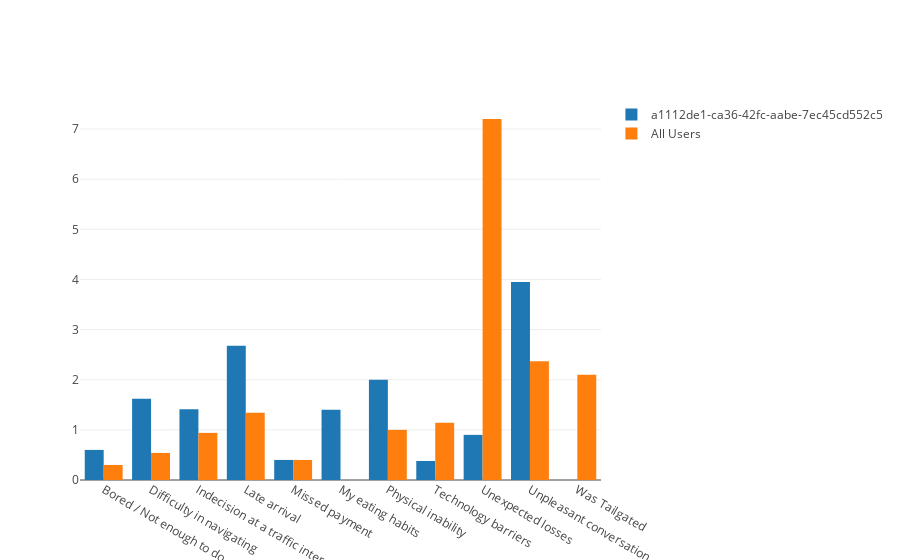

Notebook code cell kept with this figure:
### Markdown cell above
## Compare stress data among user(s)

### Code cell
stress_stream.plot_stress_comparison(x_axis_column="stresser_sub",usr_id="a1112de1-ca36-42fc-aabe-7ec45cd552c5")

### Figure 1 — Plotly figure (JSON) as saved in the notebook; plotly's stock layout.template omitted (floating-point values rounded to 4 significant figures)
{"data": [{"name": "a1112de1-ca36-42fc-aabe-7ec45cd552c5", "type": "bar", "uid": "3c82b6fc-6527-47f4-9c4e-b797e792e930", "x": ["Bored / Not enough to do", "Difficulty in navigating", "Indecision at a traffic intersection", "Late arrival", "Missed payment", "My eating habits", "Physical inability", "Technology barriers", "Unexpected losses", "Unpleasant conversation"], "y": [0.6, 1.62, 1.41, 2.68, 0.4, 1.4, 2, 0.38, 0.9, 3.95]}, {"name": "All Users", "type": "bar", "uid": "b1662f49-0257-4da5-a718-df255d6bc7a6", "x": ["Bored / Not enough to do", "Difficulty in navigating", "Indecision at a traffic intersection", "Late arrival", "Missed payment", "Physical inability", "Technology barriers", "Unexpected losses", "Unpleasant conversation", "Was Tailgated"], "y": [0.3, 0.54, 0.94, 1.34, 0.4, 1, 1.14, 7.2, 2.37, 2.1]}], "layout": {"autosize": true, "xaxis": {"autorange": true, "range": [-0.5, 10.5], "type": "category"}, "yaxis": {"autorange": true, "range": [0, 7.579], "type": "linear"}}}
